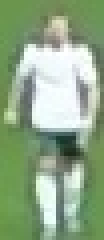
#> input picture development_and_analysis/cropped_img.jpg, 26 x 60 px (shown 4 times larger)
$ jupyter execute color_assignement.ipynb
#> lines starting #> are read from the running program, lines starting #| are printed output that depends on the picture
[cell 1]
import cv2
import matplotlib.pyplot as plt
import numpy as np
from sklearn.cluster import KMeans

[cell 2]
image_path = "cropped_img.jpg"
image = cv2.imread(image_path)
#> image is the input picture: shape (60, 26, 3); mean B, G, R 136, 168.3, 144
image = cv2.cvtColor(image, cv2.COLOR_BGR2RGB)

[cell 3]
plt.imshow(image)
plt.show()

# take the top half of the image

[cell 4]
top_half_image=  image[0: int(image.shape[0]/2), :]
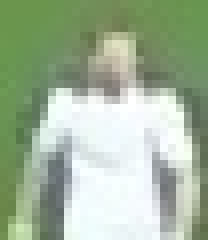
#> top_half_image: shape (30, 26, 3) (shown 8 times larger); mean R, G, B 162.4, 180.6, 154.9
plt.imshow(top_half_image)
plt.show()

# Cluster the image into two clusters

[cell 5]
# Reshape the image into 2d array
image_2d = top_half_image.reshape(-1, 3)
#> image_2d = 780 rows, first 8: [107, 149, 77], [107, 149, 77], [107, 149, 77], [107, 149, 77], [107, 149, 77], [107, 149, 77], [107, 148, 80], [107, 148, 82]

# perform k-means clustering with 2 clusters
kmeans = KMeans(n_clusters=2, random_state=0)
kmeans.fit(image_2d)

# get the cluster labels
labels = kmeans.labels_

# reshape the labels into the orginal image shape
clustered_image = labels.reshape(top_half_image.shape[0], top_half_image.shape[1])

# Display the clustered image
plt.imshow(clustered_image)
plt.show()
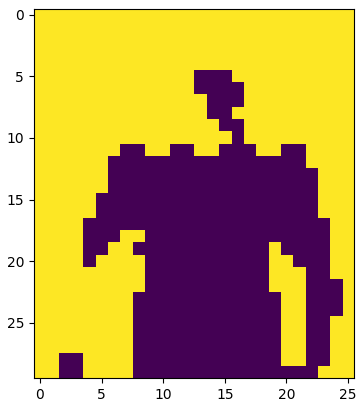
#> figure drawn by matplotlib, 1 panel

[cell 6]
corner_clusters = [clustered_image[0, 0], clustered_image[0, -1], clustered_image[-1, 0], clustered_image[-1, -1]] # background color
#> corner_clusters = [1, 1, 1, 1]
non_player_cluster = max(set(corner_clusters), key=corner_clusters.count)
#> non_player_cluster = 1
print(non_player_cluster)
#| 1

[cell 7]
player_cluster = 1-non_player_cluster
#> player_cluster = 0
print(player_cluster)
#| 0

[cell 8]
kmeans.cluster_centers_[player_cluster]
#> Out = [229.9, 237.8, 234.4]

[cell 9]
import matplotlib.pyplot as plt
import numpy as np

# Assuming kmeans.cluster_centers_ and player_cluster are already defined
color = kmeans.cluster_centers_[player_cluster] / 255.0  # Normalize to [0, 1]
#> color = [0.901, 0.933, 0.919]

# Create an image of a square with the color
square = np.ones((100, 100, 3), dtype=np.float32) * color

# Display the images side by side
fig, axs = plt.subplots(1, 2, figsize=(10, 5))

# Display the square with the color
axs[0].imshow(square)
axs[0].axis('off')  # Hide the axes
axs[0].set_title('Average Color of Shirt')

# Display the existing image
axs[1].imshow(image)
axs[1].axis('off')  # Hide the axes

# Show the figure
plt.show()
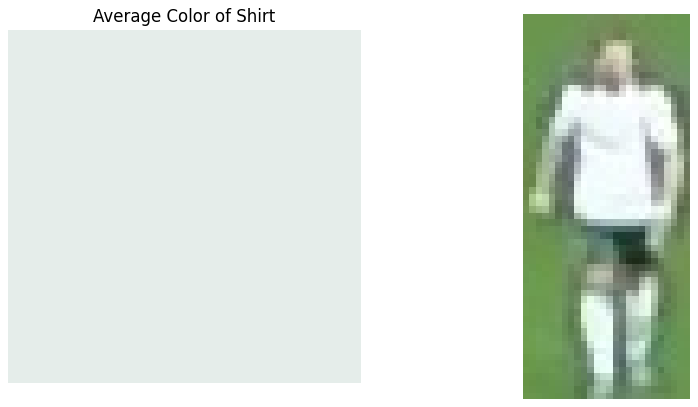
#> figure drawn by matplotlib, 2 panels
